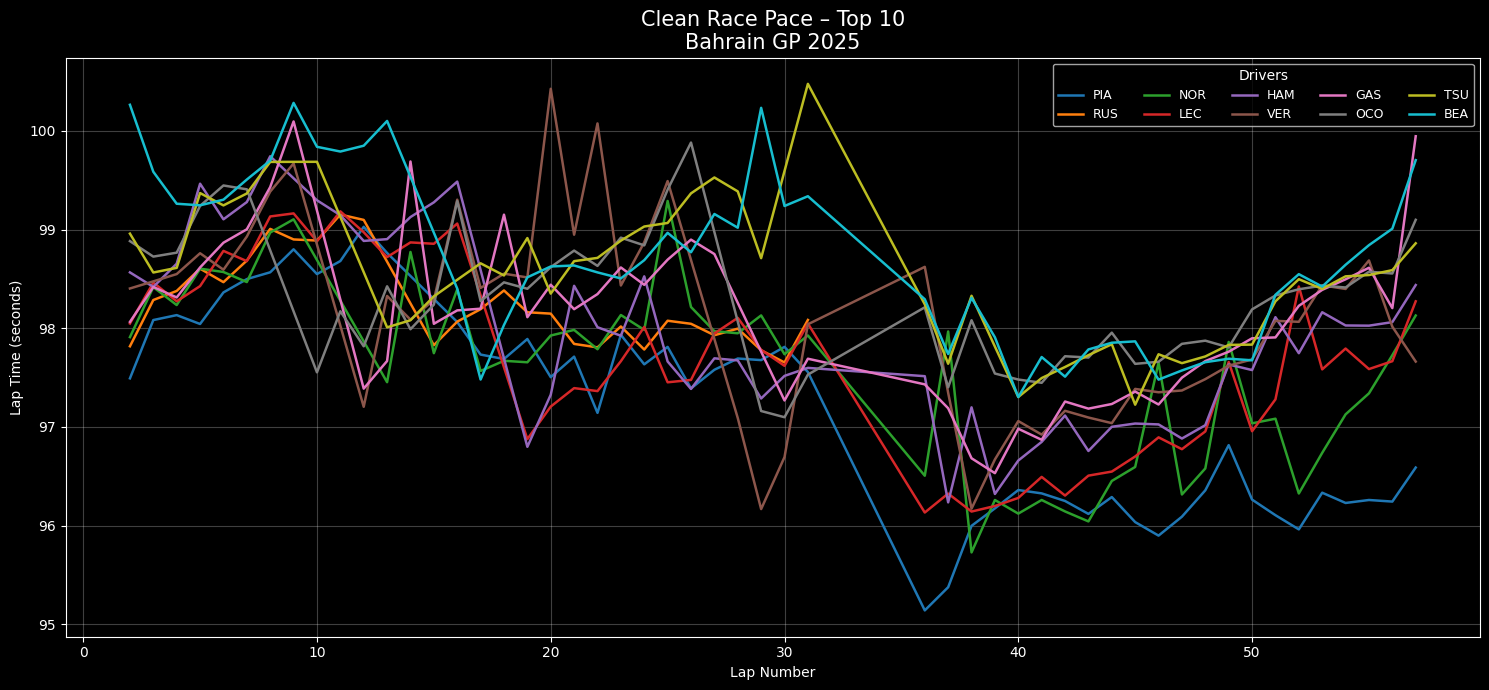

Python code for this plot:
import fastf1
import fastf1.plotting
import matplotlib.pyplot as plt
import numpy as np
import pandas as pd
import os

# =============================
# CONFIG
# =============================
YEAR = 2025
GP = "Bahrain Grand Prix"
SESSION = "R"
CACHE_DIR = "cache"

# =============================
# SETUP
# =============================
os.makedirs(CACHE_DIR, exist_ok=True)
fastf1.Cache.enable_cache(CACHE_DIR)
fastf1.plotting.setup_mpl()
plt.style.use("dark_background")

# =============================
# LOAD SESSION
# =============================
session = fastf1.get_session(YEAR, GP, SESSION)
session.load()

# =============================
# LOAD LAPS
# =============================
laps = session.laps
laps = laps[laps["IsAccurate"] == True].copy()
laps["LapTimeSec"] = laps["LapTime"].dt.total_seconds()

# =============================
# TOP 10 FINISHERS
# =============================
results = session.results.sort_values("Position").head(10)
drivers = results["Abbreviation"].tolist()
laps = laps[laps["Driver"].isin(drivers)]

# =============================
# REMOVE PIT LAPS
# =============================
laps = laps[
    laps["PitInTime"].isna() &
    laps["PitOutTime"].isna()
]

# =============================
# REMOVE OUTLIERS (PER DRIVER)
# =============================
clean_laps = []

for drv in drivers:
    drv_laps = laps[laps["Driver"] == drv]

    q1 = drv_laps["LapTimeSec"].quantile(0.25)
    q3 = drv_laps["LapTimeSec"].quantile(0.75)
    iqr = q3 - q1

    lower = q1 - 1.5 * iqr
    upper = q3 + 1.5 * iqr

    drv_clean = drv_laps[
        (drv_laps["LapTimeSec"] >= lower) &
        (drv_laps["LapTimeSec"] <= upper)
    ]

    clean_laps.append(drv_clean)

clean_laps = pd.concat(clean_laps)

# =============================
# COLORS (STABLE)
# =============================
cmap = plt.cm.get_cmap("tab10", len(drivers))
driver_colors = {drv: cmap(i) for i, drv in enumerate(drivers)}

# =============================
# PLOT CLEAN RACE PACE
# =============================
plt.figure(figsize=(15,7))

for drv in drivers:
    drv_laps = clean_laps[clean_laps["Driver"] == drv]

    plt.plot(
        drv_laps["LapNumber"],
        drv_laps["LapTimeSec"],
        color=driver_colors[drv],
        linewidth=1.8,
        label=drv
    )

plt.title(
    "Clean Race Pace – Top 10\nBahrain GP 2025",
    fontsize=15
)
plt.xlabel("Lap Number")
plt.ylabel("Lap Time (seconds)")
plt.grid(alpha=0.25)
plt.legend(title="Drivers", ncol=5, fontsize=9)
plt.tight_layout()
plt.show()
